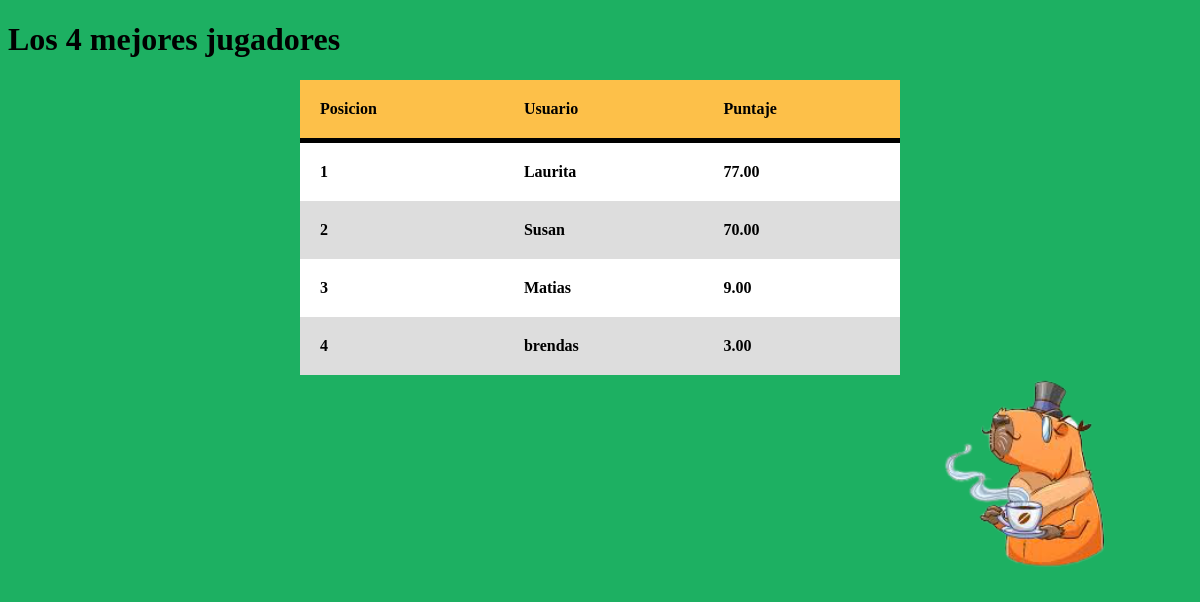
/tablero/, run on an earlier commit of the app's database.
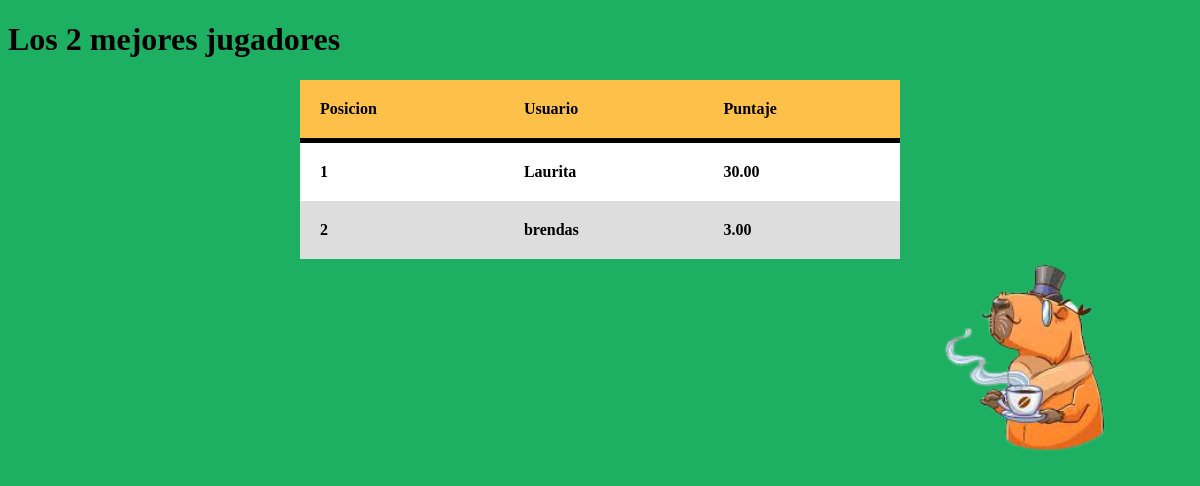
And on a later commit of the database.
### Quiz1/models.py (models this page shows, shortened)
class QuizUsuario(models.Model):
	usuario = models.OneToOneField(User, on_delete=models.CASCADE)
	puntaje_total = models.DecimalField(verbose_name='Puntaje Total', default=0, decimal_places=2, max_digits=10)

### Quiz1/views.py (the view)
# urls.py: path('tablero/',tablero, name='tablero'),
def tablero(request):
	total_usaurios_quiz = QuizUsuario.objects.order_by('-puntaje_total')[:10]
	contador = total_usaurios_quiz.count()
	context = {
		'usuario_quiz':total_usaurios_quiz,
		'contar_user':contador
	}
	return render(request, 'play/tablero.html', context)

### template/play/tablero.html (shortened to what this page needs)
<!DOCTYPE html>
<html lang="es">
<head>
    <link rel="stylesheet" href="{% static 'css/styleTablero.css' %}">
</head>
<body>
    <h1>
        <span class="info">
            Los {{contar_user}} mejores jugadores
        </span>
    </h1>
{% block contenido %}
<div id="main-container">
    <table>
        <thead>
            <tr>
                <th>Posicion</th>
                <th>Usuario</th>
                <th>Puntaje</th>
            </tr>
        </thead>
        <tbody>
            {% for user_quiz in usuario_quiz %}
                <tr>
                    <th>{{forloop.counter}}</th>
                    <th>{{user_quiz.usuario.username}}</th>
                    <th>{{user_quiz.puntaje_total}}</th>
                </tr>
            {% endfor %}
        </tbody>
    </table>
    <img src="{% static 'css/Carpi3.jpg' %}" width="340" height="200"/>
</div>
{% endblock %}
</body>
</html>

### static/css/styleTablero.css (style rules this page uses)
body { background-color: #1DB062; }
img { padding-left: 93%; padding-top: 0%; }
#main-container { margin: 5px auto; width: 600px; }
table { background-color: white; text-align: left; border-collapse: collapse; width: 100%; font-family: 'Staatliches', cursive; }
th, td { padding: 20px; }
thead { background-color: #FDC049; border-bottom: solid 5px #000; color: #000; font-family: 'Staatliches', cursive; }
tr:nth-child(even) { background-color: #ddd; }

What changed in the data, as far as the page shows it:
removed QuizUsuario: usuario.username "Susan", puntaje_total "70.00"
removed QuizUsuario: usuario.username "Matias", puntaje_total "9.00"
changed QuizUsuario "Laurita": puntaje_total "77.00" → "30.00"
Also different on the page:
{{ contar_user }}: "4" → "2"
